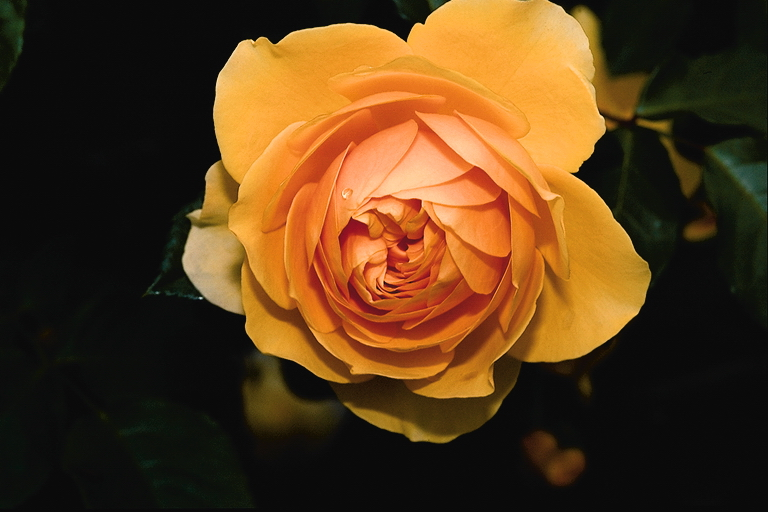
#> input picture experiment/实验3彩色图像处理/6.10.jpg, 768 x 512 px, found by its file name
$ python exe3.3.py
#> lines starting #> are read from the running program, lines starting #| are printed output that depends on the picture; after the words box and inside, x2 and y2 are one past the last pixel; in counts of white or black regions, pixels touching at a corner belong together
import cv2
import numpy as np
from matplotlib import pyplot as plt

img = cv2.imread("C:\\tmp\\6.10.jpg") # 一朵花的图像
#> img is the input picture: shape (512, 768, 3); mean B, G, R 25.9, 58.6, 88.8
imgRGB = cv2.cvtColor(img, cv2.COLOR_BGR2RGB)
imgHSI = cv2.cvtColor(img, cv2.COLOR_BGR2HSV)
#> imgHSI: shape (512, 768, 3); mean H, S, V 19.2, 101.6, 89.8
[R,G,B] = cv2.split(imgRGB)
[H,S,I] = cv2.split(imgHSI)

'''------------------------------1.HSI空间进行分割----------------------------------'''
'''【使用饱和度构建二值化模板】'''
threshold_S = 70 # 设定饱和度阈值为70
ret1,th_S = cv2.threshold(S,threshold_S,255,cv2.THRESH_BINARY)# 饱和度小于70置0,大于70置255
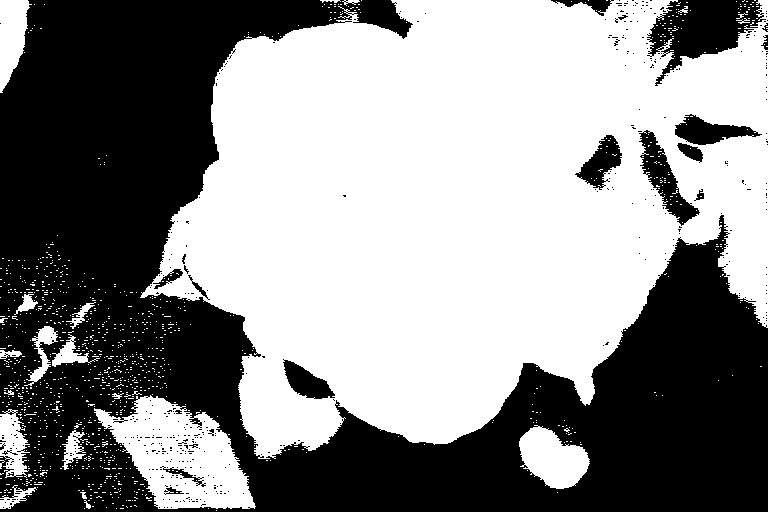
#> th_S: shape (512, 768); 54.8% white; 445 black regions (426 under 20 px), largest, box (x1, y1, x2, y2) and area: (0, 0, 768, 512) 165005, (647, 0, 766, 86) 4918, (639, 130, 700, 226) 1902
#> ret1 = 70
'''对色调层的高饱和区按H值进行阈值分割'''
th_H = H.copy()
# th_H = cv2.bitwise_and(th_H,th_S)
for i in range(th_H.shape[0]):
    for j in range(th_H.shape[1]):
        if th_S[i,j] == 0:
            th_H[i,j] = 255
'''对亮度层的低饱和区按I值进行阈值分割'''
th_I = I.copy()
for i in range(th_I.shape[0]):
    for j in range(th_I.shape[1]):
        if th_S[i,j] == 255:
            th_I[i,j] = 255
# th_I = cv2.bitwise_and(th_I, th_S)
'''将色调层和亮度层的分割轮廓合并到原图像的 R 层上'''
# res = cv2.add(th_I,th_H)
th_I_and_H = cv2.addWeighted(th_I,0.5,th_S,0.5,0) # 分割后色调层与亮度层合并
fix = cv2.addWeighted(th_I_and_H,0.7,R,0.3,0) # 分割轮廓合并到R层上
'''转化回彩色图像'''
res = cv2.merge([fix,G,B])
#> res: shape (512, 768, 3); mean H, S, V 126.2, 58.6, 25.9
# 去除多余背景（依赖亮度）
ress = res.copy()
for i in range(th_H.shape[0]):
    for j in range(th_H.shape[1]):
        if I[i,j] <= 50:
            ress[i,j] = [0,0,0]
#> ress: shape (512, 768, 3); mean H, S, V 96, 50.3, 19.4
'''显示HSI空间进行分割的过程'''
plt.subplot(2,5,1),plt.imshow(imgRGB)
plt.title('Normal'), plt.xticks([]), plt.yticks([])
plt.subplot(2,5,2),plt.imshow(R,cmap='gray')
plt.title('R'), plt.xticks([]), plt.yticks([])
plt.subplot(2,5,3),plt.imshow(th_S,cmap='gray')
plt.title('binary-S'), plt.xticks([]), plt.yticks([])
plt.subplot(2,5,4),plt.imshow(th_H,cmap='gray')
plt.title('threshold-H'), plt.xticks([]), plt.yticks([])
plt.subplot(2,5,5),plt.imshow(th_I,cmap='gray')
plt.title('threshold-I'), plt.xticks([]), plt.yticks([])
plt.subplot(2,5,6),plt.imshow(th_I_and_H,cmap='gray')
plt.title('th_I + th_H'), plt.xticks([]), plt.yticks([])
plt.subplot(2,5,7),plt.imshow(fix,cmap='gray')
plt.title('th_I + th_H + R'), plt.xticks([]), plt.yticks([])
plt.subplot(2,5,8),plt.imshow(res)
plt.title('split-RGB'), plt.xticks([]), plt.yticks([])
plt.subplot(2,5,9),plt.imshow(ress)
plt.title('del-background'), plt.xticks([]), plt.yticks([])
'''【因饱和度分割效果不是最好，考虑到亮度与图像的色彩相互独立，因此尝试使用亮度构建二值化模板】'''
threshold_I = 90
ret2,th_i = cv2.threshold(I,threshold_I,255,cv2.THRESH_BINARY)
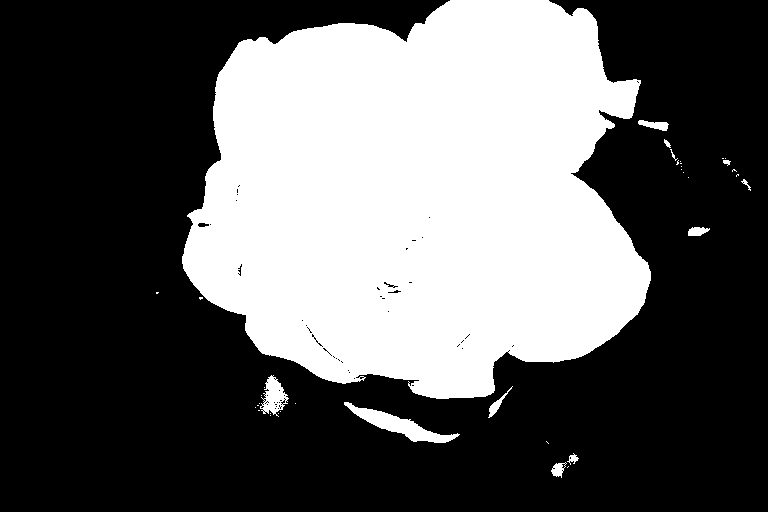
#> th_i: shape (512, 768); 36.7% white; 38 white regions (26 under 20 px), largest, box (x1, y1, x2, y2) and area: (182, 0, 651, 399) 141543, (344, 402, 460, 443) 1393, (260, 375, 289, 417) 622
#> ret2 = 90
'''对色调层的高亮度区按H值进行阈值分割'''
th_h = H.copy()
for i in range(th_h.shape[0]):
    for j in range(th_h.shape[1]):
        if th_i[i,j] == 0:
            th_h[i,j] = 255
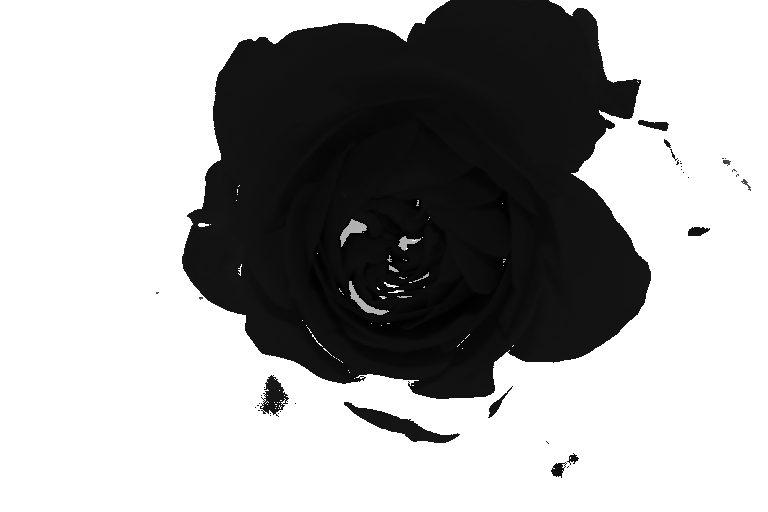
#> th_h: shape (512, 768); min 0, max 255, mean 167.2
'''对饱和度层的低亮度区按S值进行阈值分割'''
th_s = S.copy()
for i in range(th_s.shape[0]):
    for j in range(th_s.shape[1]):
        if th_i[i,j] == 255:
            th_s[i,j] = 255
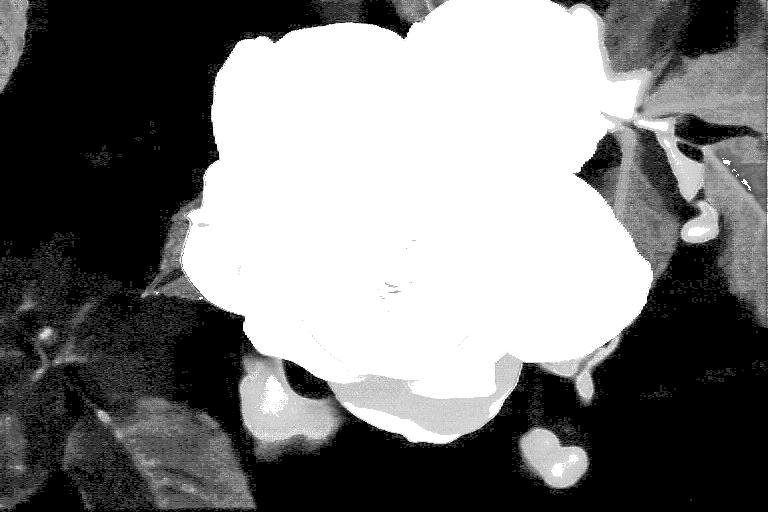
#> th_s: shape (512, 768); min 0, max 255, mean 123.1
# th_s = cv2.bitwise_and(th_s, th_i)
'''将色调层和饱和度层的分割轮廓合并到原图像的 R 层上'''
th_s_and_h = cv2.addWeighted(th_s,0.5,th_h,0.5,0) # 分割后色调层与亮度层合并
fix2 = cv2.addWeighted(th_s_and_h,0.7,R,0.3,0) # 分割轮廓合并到R层上
'''转化回彩色图像'''
res2 = cv2.merge([fix2,G,B])
res22 = res2.copy()
# 去除背景，只保留高亮度区域提取的图像
for i in range(th_H.shape[0]):
    for j in range(th_H.shape[1]):
        if th_i[i,j] == 0:
            res22[i,j] = [0,0,0]
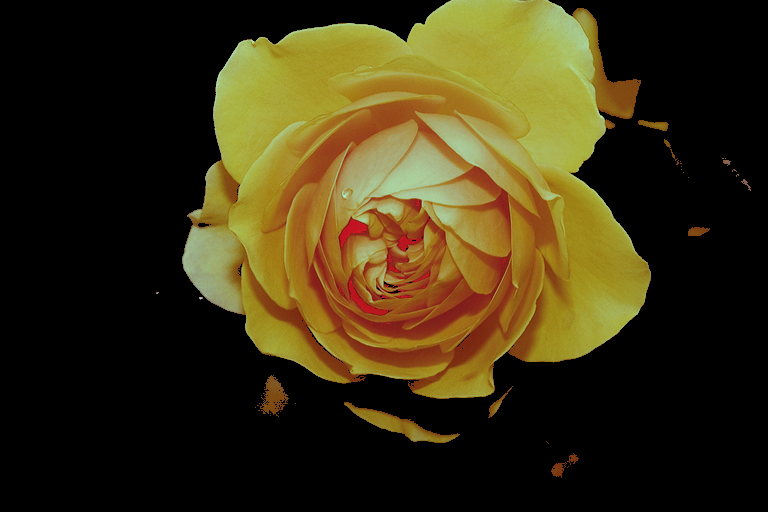
#> res22: shape (512, 768, 3); mean R, G, B 58.5, 48.5, 18.8
'''显示HSI空间进行分割的过程'''
plt.figure(2)
plt.subplot(2,5,1),plt.imshow(imgRGB)
plt.title('Normal'), plt.xticks([]), plt.yticks([])
plt.subplot(2,5,2),plt.imshow(R,cmap='gray')
plt.title('R'), plt.xticks([]), plt.yticks([])
plt.subplot(2,5,3),plt.imshow(th_i,cmap='gray')
plt.title('binary-i'), plt.xticks([]), plt.yticks([])
plt.subplot(2,5,4),plt.imshow(th_h,cmap='gray')
plt.title('threshold-h'), plt.xticks([]), plt.yticks([])
plt.subplot(2,5,5),plt.imshow(th_s,cmap='gray')
plt.title('threshold-s'), plt.xticks([]), plt.yticks([])
plt.subplot(2,5,6),plt.imshow(th_s_and_h,cmap='gray')
plt.title('th_s + th_h'), plt.xticks([]), plt.yticks([])
plt.subplot(2,5,7),plt.imshow(fix2,cmap='gray')
plt.title('th_s + th_h + R'), plt.xticks([]), plt.yticks([])
plt.subplot(2,5,8),plt.imshow(res2)
plt.title('split-RGB'), plt.xticks([]), plt.yticks([])
plt.subplot(2,5,9),plt.imshow(res22)
plt.title('del-background'), plt.xticks([]), plt.yticks([])
'''------------------------------2.RGB空间进行分割----------------------------------'''
'''【采用实验要求选取区域设置阈值】'''
# 最终遍历出x:[100,340] y:[250,560]
x1,x2 = 110,330
y1,y2 = 260,550
mask = np.zeros((x2-x1,y2-y1))
for i in range(x1,x2):
    for j in range(y1,y2):
        mask[i-x1,j-y1] = R[i,j]
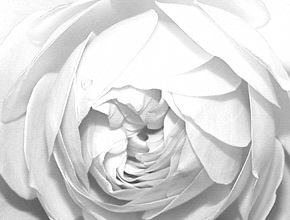
#> mask: shape (220, 290) float64; min 33, max 255, mean 216.6
plt.figure(3)
plt.subplot(1,1,1),plt.imshow(mask,cmap='gray')
plt.title('mask'), plt.xticks([]), plt.yticks([])
mean_mask = np.mean(mask) # 区域的均值
#> mean_mask = 216.6
std_mask = np.std(mask) # 区域的标准差
#> std_mask = 37.95
R1 = R.copy() # R1为分割后的R分量图像
split_RGB = imgRGB.copy()
for i in range(R1.shape[0]):
    for j in range(R1.shape[1]):
        # 符合条件的像素点如下
        if R[i,j] > (mean_mask-1.25*std_mask) and R[i,j] < (mean_mask+1.25*std_mask):
            R1[i,j] = R[i,j]
        else:
            R1[i,j] = 0 # 不符合条件直接置0
            split_RGB[i,j] = [0,0,0]
plt.figure(3)
plt.subplot(2,4,1), plt.imshow(R, cmap='gray')
plt.title('NormalR'), plt.xticks([]), plt.yticks([])
plt.subplot(2,4,2), plt.imshow(G, cmap='gray')
plt.title('NormalG'), plt.xticks([]), plt.yticks([])
plt.subplot(2,4,3), plt.imshow(B, cmap='gray')
plt.title('NormalB'), plt.xticks([]), plt.yticks([])
plt.subplot(2,4,5),plt.imshow(imgRGB)
plt.title('Origin'), plt.xticks([]), plt.yticks([])
plt.subplot(2,4,6),plt.imshow(mask, cmap='gray')
plt.title('mask'), plt.xticks([]), plt.yticks([])
plt.subplot(2,4,7),plt.imshow(R1,cmap='gray')
plt.title('split-R'), plt.xticks([]), plt.yticks([])
plt.subplot(2,4,8),plt.imshow(split_RGB)
plt.title('split-RGB'), plt.xticks([]), plt.yticks([])
'''【采用位运算掩膜分割图像】'''
# 图像颜色的限界
l = np.array([9,9,9])
h = np.array([14,14,15])
# 位运算提取图像范围中的那部分
Mask = cv2.inRange(imgRGB,l,h)
#> Mask: shape (512, 768); 43.8% white; 405 white regions (391 under 20 px), largest, box (x1, y1, x2, y2) and area: (0, 0, 768, 512) 160359, (649, 0, 755, 82) 3677, (639, 129, 699, 234) 1775
iimg = imgRGB.copy()
result = cv2.bitwise_not(iimg,iimg,mask=Mask)
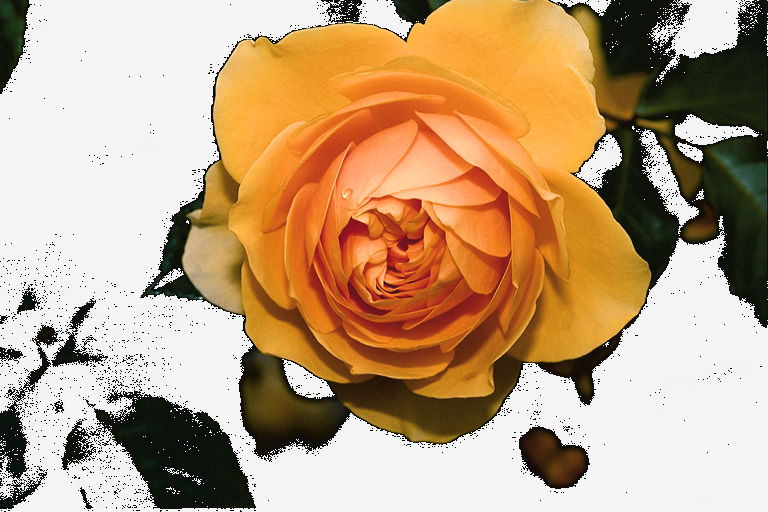
#> result: shape (512, 768, 3); mean R, G, B 191.1, 160.7, 128.2
plt.figure(4)
plt.subplot(1,2,1),plt.imshow(imgRGB)
plt.title('Origin'), plt.xticks([]), plt.yticks([])
plt.subplot(1,2,2),plt.imshow(result)
plt.title('split'), plt.xticks([]), plt.yticks([])

plt.show()
